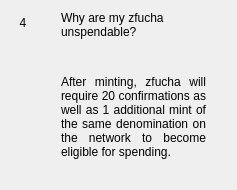
                  <widget class="QWidget" name="widgetFaq4" native="true">
                   <layout class="QHBoxLayout" name="horizontalPage_4" stretch="0,1">
                    <item alignment="Qt::AlignTop">
                     <widget class="QLabel" name="labelNumber4">
                      <property name="minimumSize">
                       <size>
                        <width>24</width>
                        <height>24</height>
                       </size>
                      </property>
                      <property name="maximumSize">
                       <size>
                        <width>16777215</width>
                        <height>24</height>
                       </size>
                      </property>
                      <property name="text">
                       <string>4</string>
                      </property>
                      <property name="alignment">
                       <set>Qt::AlignCenter</set>
                      </property>
                     </widget>
                    </item>
                    <item>
                     <layout class="QVBoxLayout" name="verticalLayoutPage_4">
                      <property name="leftMargin">
                       <number>20</number>
                      </property>
                      <property name="rightMargin">
                       <number>20</number>
                      </property>
                      <item>
                       <widget class="QLabel" name="labelSubtitle4">
                        <property name="text">
                         <string>Why are my zfucha unspendable?</string>
                        </property>
                        <property name="wordWrap">
                         <bool>true</bool>
                        </property>
                       </widget>
                      </item>
                      <item>
                       <spacer name="verticalSpacer_40">
                        <property name="orientation">
                         <enum>Qt::Vertical</enum>
                        </property>
                        <property name="sizeType">
                         <enum>QSizePolicy::Fixed</enum>
                        </property>
                        <property name="sizeHint" stdset="0">
                         <size>
                          <width>20</width>
                          <height>30</height>
                         </size>
                        </property>
                       </spacer>
                      </item>
                      <item>
                       <widget class="QLabel" name="labelContent4">
                        <property name="text">
                         <string>
                           &lt;html&gt;&lt;head/&gt;&lt;body&gt;&lt;p align=&quot;justify&quot;&gt;
                           After minting, zfucha will require 20 confirmations as well as 1
                           additional mint of the same denomination on the network to
                           become eligible for spending.
                           &lt;/p&gt;&lt;/body&gt;&lt;/html&gt;
                         </string>
                        </property>
                        <property name="alignment">
                         <set>Qt::AlignLeading|Qt::AlignLeft|Qt::AlignTop</set>
                        </property>
                        <property name="wordWrap">
                         <bool>true</bool>
                        </property>
                       </widget>
                      </item>
                      <item>
                       <spacer name="verticalSpacer_41">
                        <property name="orientation">
                         <enum>Qt::Vertical</enum>
                        </property>
                        <property name="sizeHint" stdset="0">
                         <size>
                          <width>20</width>
                          <height>20</height>
                         </size>
                        </property>
                       </spacer>
                      </item>
                     </layout>
                    </item>
                   </layout>
                  </widget>
